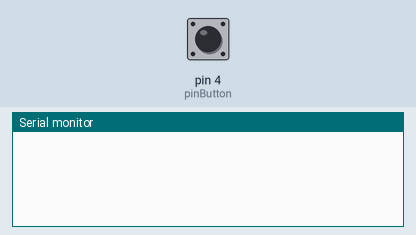
The sketch below on a simulated Arduino Uno, built with avr-gcc and run on an emulated ATmega328P. On the bench: the last lines printed to the serial monitor. The test bench sets the inputs (shaded band); at power-on: pin 4 (pinButton) HIGH.

Above: at 2.8 s.
2.9 s: pin 4 (pinButton) pulled LOW for 1.2 s
At 6.2 s:
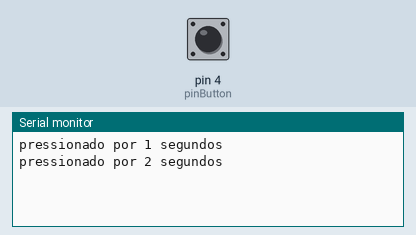
6.5 s: pin 4 (pinButton) pulled LOW for 3.2 s
At 11.2 s:
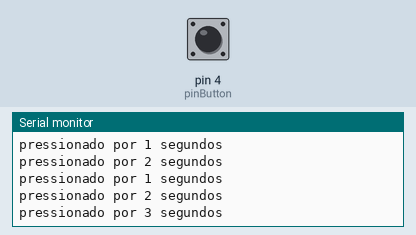
Timing chart, 0 to 12.7 s (numbered marks = the images above; inputs shaded):
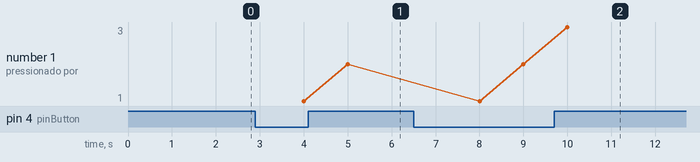

The sketch:

serial_read.ino
```cpp
int pinButton = 4;
int i = 1;

void setup() {
  pinMode(pinButton, INPUT_PULLUP);
  Serial.begin(9600);
}

void loop() {
  int logic = digitalRead(pinButton);
  delay(1000);
  if(logic == LOW){
    Serial.print("pressionado por ");
    Serial.print(i);
    Serial.println(" segundos");
    i++;
  }else{
    i=1;
  }
}
```

Measured:
- after the input at 2.9 s, the serial monitor: prints a new line after 1.1 s (image 1)
- after the input at 6.5 s, the serial monitor: prints a new line after 3.5 s (image 2)
- plotted number 1: 2 → 3 after the input at 6.5 s
